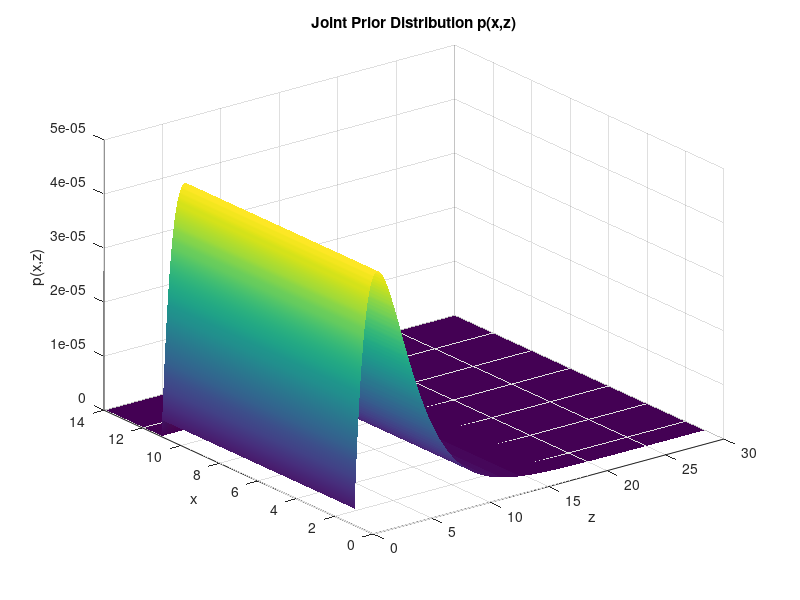

MATLAB code to generate this figure: (Note: this script raises an error after producing the figure.)
clear; clc; close all

%% Define grid space + paramters

dx = 0.05;
x = 1:dx:14;
z = dx:dx:30;
a = 2;
b = 2;

Nx = length(x);
Nz = length(z);
%% Define prior grid dist

px = zeros(1,Nx);
px(x >= 1 & x <= 11) = 1/(11-1);

pz = (1/(b^a * gamma(a))) .* (z.^(a-1)) .* exp(-z./b);

P = zeros(Nx,Nz);

for i = 1:Nx
    for j = 1:Nz
        P(i,j) = px(i) * pz(j);
    end
end

P = P / sum(P(:));

[X,Z] = meshgrid(z,x);

figure
surf(X,Z,P)
xlabel('z')
ylabel('x')
zlabel('p(x,z)')
title('Joint Prior Distribution p(x,z)')
shading interp

%% Posterior Bayes Update

y = [91.56, 70.43, 108.67];
Ny = 3;

L = likelihood(y(1),x,z);

figure
surf(X,Z,L)
xlabel('z')
ylabel('x')
zlabel('p(y|x,z)')
title('Likelihood Dist p(y|x,z)')
shading interp

for i = 1:Ny
    Posterior = BayesUpdate(y(i),x,z,P, true,i);
    P = Posterior;
    MAP = getMAP(P,x,z);
    MMSE = getMMSE(P,x,z);
end


%% Helper Functions

function [L] = likelihood(y,x,z)

Nx = length(x);
Nz = length(z);
L = zeros(Nx,Nz);

for i = 1:Nx
    for j = 1:Nz
        % Out of bounds
        if y < x(i) || y > (x(i)+z(j))^2
            L(i,j) = 0;
            continue
        end

        L(i,j) = 1/((x(i)+z(j))^2-x(i));
    end
end
    
    
end

function [Posterior] = BayesUpdate(y,x,z,Prior, PLOT,i)

L = likelihood(y,x,z);

Posterior = Prior.*L;
fprintf("Value of Marginal P(y_1:N) = %d for meas 1:%i \n",sum(Posterior(:)),i)
Posterior = Posterior./(sum(Posterior(:)));



if PLOT
    MAP = getMAP(Posterior,x,z);
    MMSE = getMMSE(Posterior,x,z);
    [X,Z] = meshgrid(z,x);
    figure
    hold on
    surf(X,Z,Posterior)
    scatter3(MAP(1),MAP(2),MAP(3),'rx')
    plot3([MMSE(1) MMSE(1)],[MMSE(2) MMSE(2)],[0 MAP(3)],'k--')
    xlabel('z')
    ylabel('x')
    zlabel('p(x,z|y)')
    title(sprintf('p(x,z | y_1...y_%d)',i))    
    shading interp
end
end

function [MAP] = getMAP(P,x,z)

    [peak,idx] = max(P(:));
    [row, col] = ind2sub(size(P), idx);
    [X,Z] = meshgrid(z,x);
    peakx = X(row,col);
    peakz = Z(row,col);

    MAP = [peakx;peakz;peak];

end

function [MMSE] = getMMSE(P,x,z)
[X,Z] = meshgrid(z,x);

x_mmse = sum(sum(P .* X));
z_mmse = sum(sum(P .* Z));

[~, ix] = min(abs(x - x_mmse));
[~, iz] = min(abs(z - z_mmse));

MMSE = [x_mmse; z_mmse; P(ix,iz)];

end
